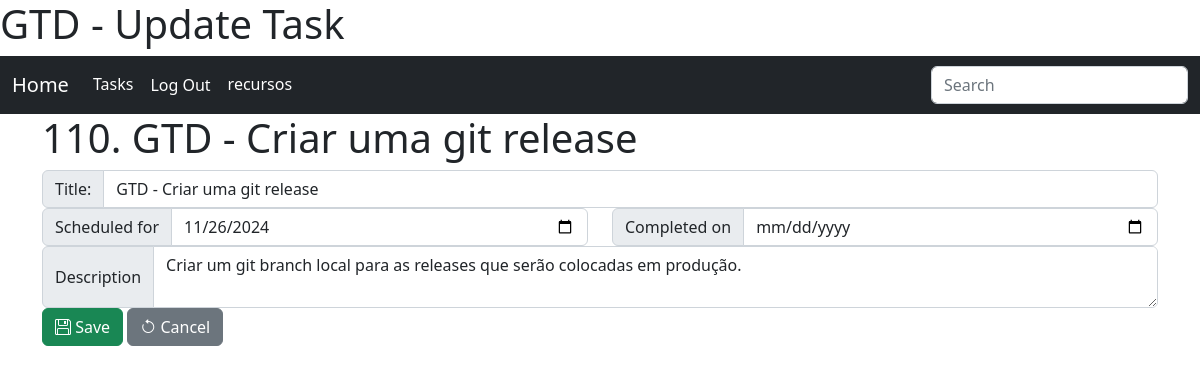
Before: /tasks/task/110/update/ (signed in) with the older database file.
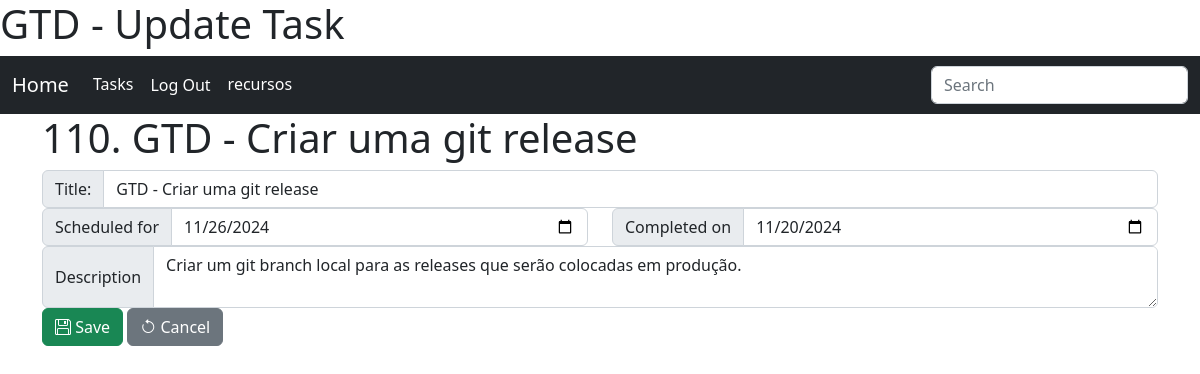
After: the same page with the newer database file.
### tasks/models.py (models this page shows, shortened)
class Task(models.Model):
    title = models.CharField("Title", max_length=160)
    description = models.TextField("description", blank=True, null=True)
    dt_scheduled = models.DateTimeField("Scheduled for", blank=True, null=True, default=defautlSchedule)
    dt_completed = models.DateTimeField("Completed on", blank=True, null=True)
    dt_canceled  = models.DateTimeField("Completed on", blank=True, null=True)
    created = models.DateTimeField('Created', auto_now_add=True, null=True)
    modified = models.DateTimeField('Modified', auto_now=True, null=True)
    class Meta:
        verbose_name = 'Task'
        verbose_name_plural = 'Tasks'
        ordering = ['dt_completed','dt_scheduled']

### tasks/views.py (the view, shortened to what this page needs)
# urls.py: path('task/<int:pk>/update/', TaskUpdateView.as_view(), name='update_task'),
class TaskUpdateView(LoginRequiredMixin, UpdateView):
    template_name = 'tasks/update_task.html'
    model = Task
    fields = ['title', 'description', 'dt_scheduled', 'dt_completed']

### tasks/templates/tasks/update_task.html (shortened to what this page needs)
{% extends 'core.html' %}
{% load static %}
{% block content %}
<h1>{{object.pk}}. {{object.title}}</h1>
<form class="" method="post" action="{% url 'tasks:update_task' object.pk %}">
    <fieldset>
      <div class="row form-group{% if form.title.errors %} has-error {% endif %}">
        <div class="input-group">
            <label for="id_title" class="input-group-text">Title:</label><input type="text" class="form-control" name="title" id="id_title" placeholder="Insert a task and press <ENTER>" value="{{object.title}}">
        </div>
      </div>
      <div class="row">
          <div class="col-6 form-group{% if form.dt_scheduled.errors %} has-error {% endif %}">
            <div class="input-group">
                <label for="id_dt_scheduled" class="input-group-text">Scheduled for</label><input type="date" class="form-control" name="dt_scheduled" id="id_dt_scheduled" value="{{object.dt_scheduled|date:'Y-m-d'|default:''}}" placeholder="Date">
            </div>
          </div>
          <div class="col-6 form-group{% if form.dt_completed.errors %} has-error {% endif %}">
            <div class="input-group">
                <label for="id_dt_completed" class="input-group-text">Completed on</label><input type="date" class="form-control" name="dt_completed" id="id_dt_completed" value="{{object.dt_completed|date:'Y-m-d'|default:''}}" placeholder="Date">
            </div>
          </div>
      </div>
      <div class="row form-group{% if form.description.errors %} has-error {% endif %}">
        <div class="col input-group">
            <label class="input-group-text" for="id_description">Description</label>
            <textarea class="form-control" placeholder="What is this task" id="id_description" name="description">{{object.description|default:''}}</textarea>
        </div>
      </div>
      <div class="row">
          <div class="col">
              <button class="btn btn-success" type="submit"><i class="bi bi-floppy"></i> Save</button>
              <button class="btn btn-secondary" type="reset"><i class="bi bi-arrow-counterclockwise"></i> Cancel</button>
          </div>
      </div>
    </fieldset>
</form>
{%endblock%}

Changed rows visible on the page:
changed Task "GTD - Criar uma git release": dt_completed (not shown) → "11/20/2024"
